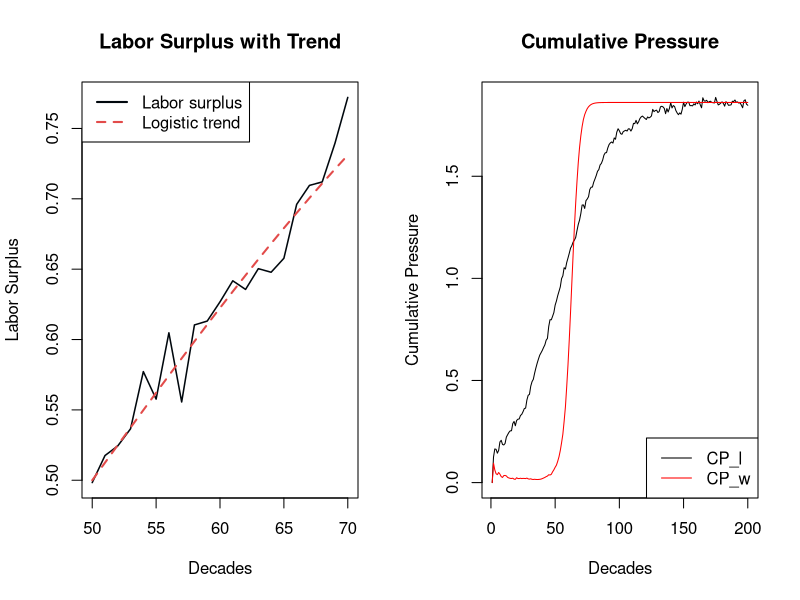
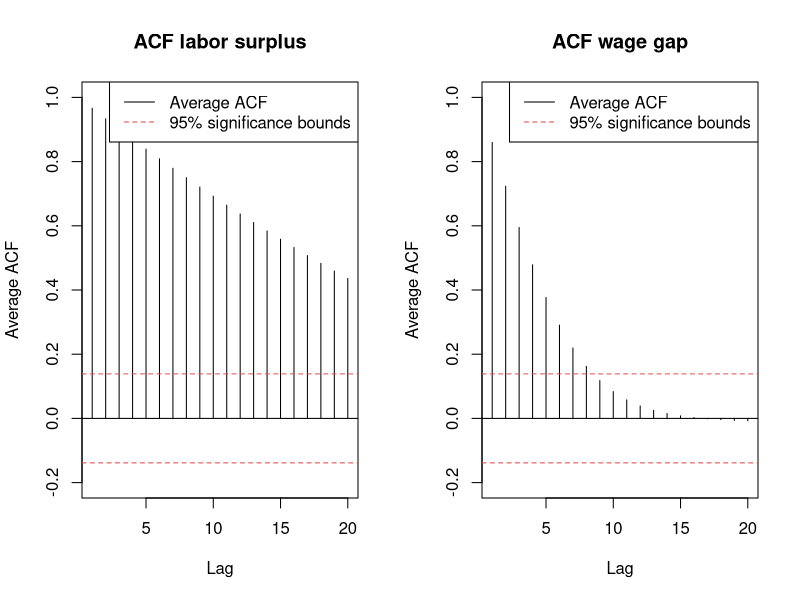
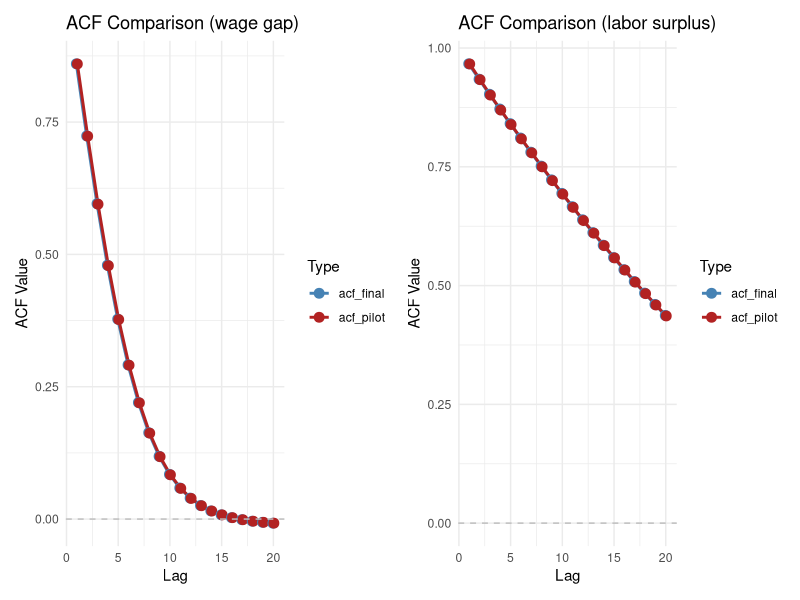
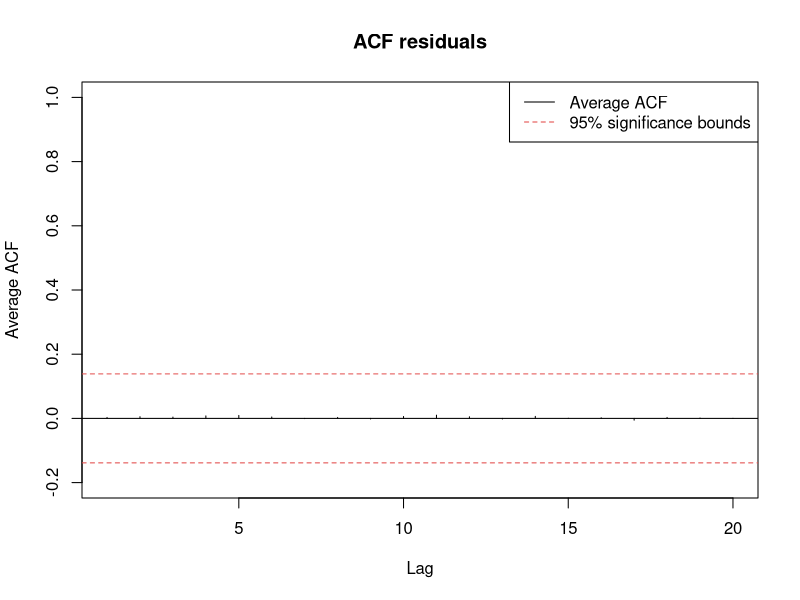

Generate these figures, in order, with R:
## ---- chunk 1
library(dplyr)
library(ggplot2)
library(tidyr)
library(sandwich)
library(lmtest)
library(patchwork)
## ---- chunk 2
set.seed(123)
## ---- chunk 3
N_pilot <- 10
T_pilot <- 200
## ---- chunk 4
# labor_surplus parameters
K_l <- 1
r_l <- .05
t0_l  <- 50
A <- .2
P <- 5
delta_l <- .43
## ---- chunk 5
func_labor_surplus <- function(N,T) {
  
  labor_surplus <- matrix(NA, nrow = T , ncol = N)
  for (n in 1:N) {
    for (t in 1:T) {
    
      logistic_trend <- K_l/(1+exp(-r_l*(t-t0_l)))
      oscillation <- A * exp(-delta_l*t) * sin((2*t*pi)/P)
      epsilon <- rnorm(1, mean = 0, sd = .02)
    
      labor_surplus[t, n] <- logistic_trend + oscillation + epsilon
    }
  }
  return(labor_surplus)
}
## ---- chunk 6
labor_surplus <- func_labor_surplus(N_pilot, T_pilot)
head(labor_surplus)
## ---- chunk 7
# wage_gap parameters
K_w <- 1
r_base <- .03
alpha <- .5
t0_w <- 60
## ---- chunk 8
func_wage_gap <- function(N, T, lab){
  
  wage_gap <- matrix(NA, nrow = T , ncol = N)
  for (n in 1:N) {
    for (t in 1:T) {
    
      if (t == 1) {r_w <- r_base} else {r_w <- r_base + alpha*(lab[t-1, n])}
    
     wage_gap[t,n]<- K_w/(1+exp(-r_w*(t-t0_w)))
    }
  }
  return(wage_gap)
}
## ---- chunk 9
wage_gap <- func_wage_gap(N_pilot, T_pilot, labor_surplus)
head(wage_gap)
## ---- chunk 10
# decay parameter (cumulative pressure)
delta_c <- 0.43
## ---- chunk 11
cp <- function(N, T, lab, wag) {
  
  CP_l <- matrix(NA, nrow = T , ncol = N)
  CP_w <- matrix(NA, nrow = T , ncol = N)

  for (n in 1:N){
    for (t in 1:T){
    
    # cumulative pressure is only meaningful at t=2
      if (t==1){
        CP_l[t, n] <- 0
        CP_w[t, n] <- 0
      }
      else {
      
        cpsum_l <- 0
        cpsum_w <- 0
      
        for (k in 1:(t-1)){
          cpsum_l <- cpsum_l + lab[t-k, n] * exp(-delta_c*k)
          cpsum_w <- cpsum_w + wag[t-k, n] * exp(-delta_c*k)
      }
      
        CP_l[t, n] <- cpsum_l
        CP_w[t, n] <- cpsum_w
      }
    }
  }
  return( list(CP_l = CP_l, CP_w = CP_w) )
}

## ---- chunk 12
result <- cp(N_pilot, T_pilot, labor_surplus, wage_gap)
CP_w <- result$CP_w
CP_l <- result$CP_l
## ---- chunk 13
head(CP_l)
## ---- chunk 14
head(CP_w)
## ---- chunk 15
n <- 70
s <- 50
trend_l <- K_l / (1 + exp(-r_l * (s:n - t0_l)))
 
par(mfrow = c(1,2))

plot(s:n, labor_surplus[s:n, 1], type = "n",
     xlab = "Decades", ylab = "Labor Surplus",
     main = "Labor Surplus with Trend")
lines(s:n, labor_surplus[s:n, 1], col = "#00070d", lwd = 1.5)
lines(s:n, trend_l, col = "#E24B4A", lty = 2, lwd = 2)
legend("topleft",
       legend = c("Labor surplus", "Logistic trend"),
       col = c("#00070d", "#E24B4A"),
       lty = c(1, 2, 1, 1), lwd = 2)

plot(1:T_pilot, CP_l[,1], type = "l", 
     xlab = "Decades", ylab = "Cumulative Pressure",
     main = "Cumulative Pressure")
lines(1:T_pilot, CP_w[,1],col ="red")
legend("bottomright", legend = c("CP_l", "CP_w"), col = c("black", "red"), lty = 1)

par(mfrow = c(1, 1))
## ---- chunk 16
lag_max <- 20 
acf_matrix_l <- matrix(NA, nrow = lag_max , ncol = N_pilot)
acf_matrix_w <- matrix(NA, nrow = lag_max , ncol = N_pilot)
## ---- chunk 17
acf_func <- function(lag_max, acf_matrix, N, T, t0, CP) {
  for (s in 1:N){
    cps <- CP[t0:T, s]
    acf_matrix[,s] <- acf(cps, 
                          lag.max = lag_max,
                          plot = FALSE)$acf[-1]
  }
  acf_avg <- rowMeans(acf_matrix)
  return(acf_avg)
}
## ---- chunk 18
acf_avg_l <- acf_func(lag_max, acf_matrix_l, N_pilot, T_pilot, t0_l, CP_l)
acf_avg_w <- acf_func(lag_max, acf_matrix_w, N_pilot, T_pilot, t0_w, CP_w)
## ---- chunk 19
acf_plot <- function(acf, T, title = "Average ACF"){
  
   plot(1:lag_max, acf,
         type = "h",
         xlab = "Lag",
         ylab = "Average ACF",
         main = title,
         ylim = c(-0.2, 1))
    abline(h = 0)
          # Significance bounds
    abline(h =  1.96 / sqrt(T), lty = 2, col = "#E24B4A")
    abline(h = -1.96 / sqrt(T), lty = 2, col = "#E24B4A")
        
    legend("topright",
            legend = c("Average ACF", "95% significance bounds"),
            col    = c("black", "#E24B4A"),
            lty    = c(1, 2))
  
}
## ---- chunk 20
par(mfrow = c(1,2))
acf_plot(acf_avg_l, T_pilot, title = "ACF labor surplus")
acf_plot(acf_avg_w, T_pilot, title = "ACF wage gap" )
# Reset the plotting window
par(mfrow = c(1,1))
## ---- chunk 21
# Labor surplus
Tl_obs <- T_pilot - round(t0_l)
Tl_eff <- Tl_obs/(1+2*sum(acf_avg_l))

# Wage gap
Tw_obs <- T_pilot - round(t0_w)
Tw_eff <- Tw_obs/(1+2*sum(acf_avg_w))

ratio_w <- Tw_eff/Tw_obs
ratio_l <- Tl_eff/Tl_obs

cat("Effective sample size — labor surplus:",
    round(Tl_eff, 3), "\n")
cat("Effective sample size — wage gap:",
    round(Tw_eff, 3), "\n")
cat("Efficiency ratio — wage gap:", 
    round(ratio_w, 3), "\n")
cat("Efficiency ratio — labor surplus:", 
    round(ratio_l, 3), "\n")
cat("Usable decades — labor surplus:", Tl_obs, "\n")
cat("Usable decades — wage gap:", Tw_obs)
## ---- chunk 22
p <- c(0.001, 0.005, 0.01, 0.02, 0.05)
beta0_values <- qlogis(p)
epv <- 30
T_eff_binding <- Tw_eff

# N calculation for each p
sensitivity_analysis <- data.frame(
  crisis_prob = p ,
  beta0 = round(beta0_values, 4), 
  N_needed = ceiling(epv/(T_eff_binding*p))
)

print(sensitivity_analysis)
## ---- chunk 23
beta0 <- -5.2933	
beta1 <- 1.0   # wage gap effect — moderate
beta2 <- 0.5   # labor surplus effect — smaller alone
beta3 <- 2.0   # interaction — largest, captures Marx's threshold
## ---- chunk 24
y_func <- function(beta0, beta1, beta2, beta3, CP_l, CP_w, T, N) {
  
  z <- beta0 + (beta1*CP_w) + (beta2*CP_l) + (beta3*CP_l*CP_w)
  p_crisis <- 1/(1+exp(-z))
  
  y <- matrix(rbinom(T*N, size = 1, prob = p_crisis), 
              ncol = N, nrow = T)
  
  return(y)
}
## ---- chunk 25
y_pilot <- y_func(beta0, beta1, beta2, beta3, CP_l, CP_w, T_pilot, N_pilot)
## ---- chunk 26
head(y_pilot)
## ---- chunk 27
N_final <- 389
T_final <- 200
## ---- chunk 28
# Generate labor surplus , wage gap, CP_l, CP_w, y with N_final, T_final 
labor_surplus_fin <- func_labor_surplus(N_final, T_final)
wage_gap_fin <- func_wage_gap(N_final, T_final, labor_surplus_fin)

cp_fin <- cp(N_final, T_final, labor_surplus_fin, wage_gap_fin)
CPfin_l <- cp_fin$CP_l
CPfin_w <- cp_fin$CP_w

y_final <- y_func(beta0, beta1, beta2, beta3, CPfin_l, CPfin_w, T_final, N_final)
## ---- chunk 29
# crisis event count comparison
data.frame (
  Simulation = c("Pilot","Final"),
  N = c(N_pilot, N_final),
  T = c(T_pilot, T_final),
  Total_crisis = c(sum(y_pilot), sum(y_final))
    )
## ---- chunk 30
df_long <- data.frame(
  society = rep(1:N_final, each = T_final), 
  decade = rep(1:T_final, times = N_final), 
  CP_w = as.vector(CPfin_w), 
  CP_l = as.vector(CPfin_l), 
  y = as.vector(y_final)
)
## ---- chunk 31
model <- glm(y~CP_w+CP_l+CP_w:CP_l, 
             data = df_long, 
             family = binomial(link = "logit"))
summary(model)
## ---- chunk 32
X <- cbind(
  intercept = 1, 
  CP_w = as.vector(CPfin_w), 
  CP_l = as.vector(CPfin_l), 
  interaction = as.vector(CPfin_w)*as.vector(CPfin_l)
)

y_vec <- as.vector(y_final)
## ---- chunk 33
log_likelihood <- function(beta, X, y) {
  
  z <- X %*% beta
  p <- 1/(1+exp(-z))
  ll <- sum(y*log(p + 1e-10) + (1-y)*log(1-p  + 1e-10))
  
  return(-ll)
}
## ---- chunk 34
results <- optim(
    par = c(0,0,0,0),
    fn = log_likelihood,
    X = X, 
    y = y_vec, 
    method = "BFGS", 
    hessian = TRUE
  )
## ---- chunk 35
data.frame(
  true = c(beta0, beta1, beta2, beta3), 
  estimated_1 = c(coef(model)), 
  estimated_2 = c(results$par)
)
## ---- chunk 36
acfin_matrix_l <- matrix(NA, nrow = lag_max , ncol = N_final)
acfin_matrix_w <- matrix(NA, nrow = lag_max , ncol = N_final)

acfin_avg_l <- acf_func(lag_max, acfin_matrix_l, N_final, T_final, t0_l, CPfin_l)
acfin_avg_w <- acf_func(lag_max, acfin_matrix_w, N_final, T_final, t0_w, CPfin_w)
## ---- chunk 37
# compare acf pilot and acf final for labor surplus
acf_comp_l<- data.frame(lag = 1:lag_max, 
                        acf_final = acfin_avg_l, 
                        acf_pilot = acf_avg_l)

# compare acf pilot and acf final for wage gap
acf_comp_w <- data.frame(lag = 1:lag_max, 
                         acf_final = acfin_avg_w, 
                         acf_pilot = acf_avg_w)
## ---- chunk 38
acf_comparison <- function(acf_comp, title = "ACF Comparison: Final vs Pilot"){
  
  # convert to long format 
  acf_long <- pivot_longer(acf_comp, 
                           cols = c(acf_final, acf_pilot), 
                           names_to = "Type", 
                           values_to = "ACF_Values")
  
  p <- ggplot(acf_long, aes(x = lag, y = ACF_Values, color = Type, group = Type)) +
    geom_line(position = position_dodge(width = 0.2), linewidth = 1) + 
    geom_point(position = position_dodge(width = 0.2), size = 3) + 
    geom_hline(yintercept = 0, linetype = "dashed", color = "gray") +
    theme_minimal() +
   
    labs(title = title,        
         x = "Lag", 
         y = "ACF Value") +
    scale_color_manual(values = c("acf_final" = "steelblue", "acf_pilot" = "firebrick"))
  
  # Return the plot
  return(p) 
}
## ---- chunk 39
plot_wage <- acf_comparison(acf_comp_w, title = "ACF Comparison (wage gap)" )
plot_labor <-acf_comparison(acf_comp_l, title = "ACF Comparison (labor surplus)" )
## ---- chunk 40
combined_plot <- plot_wage + plot_labor
combined_plot
## ---- chunk 41
residuals_pearson <- residuals(model, type = "pearson")
lag_max <- min(Tl_obs/4, 20)
df_long_ord <- df_long %>% arrange(society, decade)
acf_resid_matrix <- matrix (NA, nrow = lag_max, ncol = N_final)


for (s in 1:N_final){
  # Extract the residuals for society s
  res_s <- residuals_pearson[df_long$society == s]
  acf_resid_matrix[,s]<-acf(res_s, lag_max, plot = FALSE)$acf[-1]
}

avg_resid_matrix <- rowMeans(acf_resid_matrix)
## ---- chunk 42
acf_plot(avg_resid_matrix, T_final, title = "ACF residuals")
## ---- chunk 43
# log prior function 
log_prior <- function(beta){
  # beta0~Normal(0, 10)
  # beta1, beta2, beta3~Normal(0, 5)
  dnorm(beta[1], 0, 10, log = TRUE)+ 
  dnorm(beta[2], 0, 5, log = TRUE)+ 
  dnorm(beta[3], 0, 5, log = TRUE)+ 
  dnorm(beta[4], 0, 5, log = TRUE)
}
